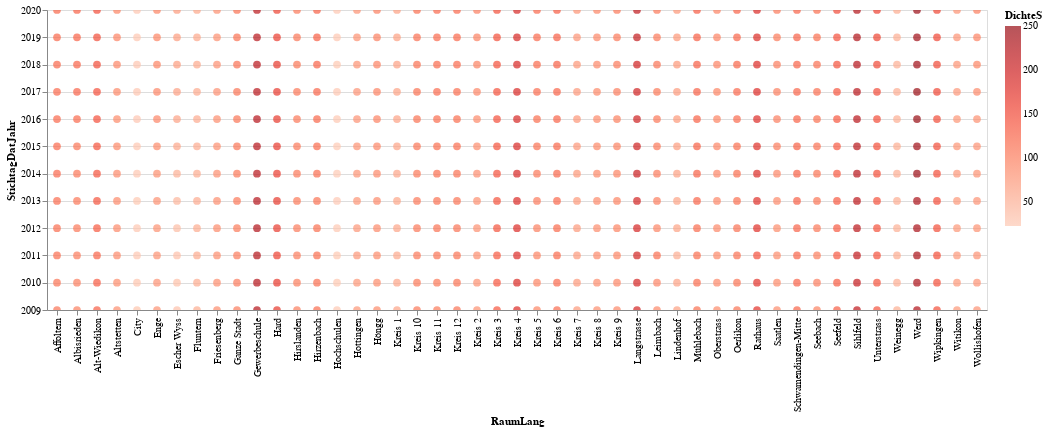

Write notebook code for a chart like this one.
### Code cell
alt.Chart(data2betested).mark_circle(size=60).encode(
    x='RaumLang', #QuarLang
    y='StichtagDatJahr',
    #color='AnzNat',
    #color=alt.Color('AnzNat', scale=alt.Scale(scheme='dark2')),
    color=alt.Color('DichteS', scale=alt.Scale(scheme='reds')),
    tooltip=['RaumLang','StichtagDatJahr','DichteS']
).interactive() # this makes the axes interactive: now you can zoom & pan

### Figure 1 — Vega-Lite specification as saved in the notebook (floating-point values rounded to 4 significant figures; data arrays with more than 128 entries replaced by an {"elided": "..."} marker saying what was removed)
{"config": {"view": {"continuousWidth": 400, "continuousHeight": 300}}, "data": {"name": "data-6b29435490a4a9d3cab560a38cb3b759"}, "mark": {"type": "circle", "size": 60}, "encoding": {"color": {"type": "quantitative", "field": "DichteS", "scale": {"scheme": "reds"}}, "tooltip": [{"type": "nominal", "field": "RaumLang"}, {"type": "temporal", "field": "StichtagDatJahr"}, {"type": "quantitative", "field": "DichteS"}], "x": {"type": "nominal", "field": "RaumLang"}, "y": {"type": "temporal", "field": "StichtagDatJahr"}}, "selection": {"selector009": {"type": "interval", "bind": "scales", "encodings": ["x", "y"]}}, "$schema": "https://vega.github.io/schema/vega-lite/v4.8.1.json", "datasets": {"data-6b29435490a4a9d3cab560a38cb3b759": {"elided": "564 records"}}}
